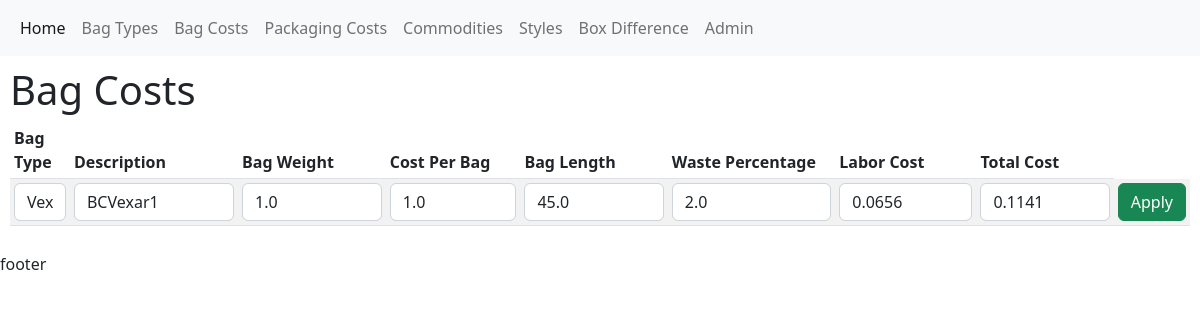
The app's page /updateBagCostEntry/cb9f8a849c5e4f8e812f8c3ff1ab9215 with its own data.
### charge/models.py (models this page shows, shortened)
class BagType(models.Model):
    id = models.UUIDField(primary_key=True, default=uuid.uuid4, unique=True, editable=False)
    bagType = models.CharField(max_length=50, null=True)
    description = models.TextField(null=True)
    miscCharges = models.FloatField(default=0, null=False)
    def __str__(self) -> str:
        return self.bagType

class BagCost(models.Model):
    id = models.UUIDField(primary_key=True, default=uuid.uuid4, unique=True, editable=False)
    bagType = models.ForeignKey(BagType, on_delete=models.CASCADE, default=1)
    description = models.TextField(null=True)
    bagWeight = models.FloatField(null=False, default=0)
    costPerBag = models.FloatField(null=False, default=0)
    bagLength = models.FloatField(null=False, default=0)
    wastePercentage = models.FloatField(null=False, default=0)
    laborCost = models.FloatField(null=False, default=0)
    totalCost = models.FloatField(null=False, default=0)

### charge/views.py (the view)
# urls.py: path('updateBagCostEntry/<pk>', views.updateBagCostEntry, name="updateBagCostEntry"),
def updateBagCostEntry(request, pk):
    entry = BagCost.objects.get(id=pk)
    form = BagCostForm(instance=entry)
    if request.method == 'POST':
        form = BagCostForm(request.POST, instance=entry)
        if form.is_valid():
            form.save()
            return redirect('BagCosts')
    ctx = {'form': form}
    return render(request, 'charge/bagCostsForm.html', ctx)

### charge/forms.py
class BagCostForm(ModelForm):
    class Meta:
        model = BagCost
        fields = ['bagType', 'description', 'bagWeight', 'costPerBag', 'bagLength', 'wastePercentage',
        'laborCost', 'totalCost']
        widgets = {
            'description': forms.TextInput(attrs={'class': 'form-control'}),
            'bagWeight': forms.TextInput(attrs={'class': 'form-control'}),
            'costPerBag': forms.TextInput(attrs={'class': 'form-control'}),
            'bagLength': forms.TextInput(attrs={'class': 'form-control'}),
            'wastePercentage': forms.TextInput(attrs={'class': 'form-control'}),
            'laborCost': forms.TextInput(attrs={'class': 'form-control'}),
            'totalCost': forms.TextInput(attrs={'class': 'form-control'}),
        }

### charge/templates/charge/bagCostsForm.html (shortened to what this page needs)
{% extends 'main.html'%}
{% load widget_tweaks %}
{% block content %}
<h1>Bag Costs</h1>
<div class="table-responsive">
<table class="table table-striped table-sm">
    <thead>
        <tr>
            <th>Bag Type</th>
            <th>Description</th>
            <th>Bag Weight</th>
            <th>Cost Per Bag</th>
            <th>Bag Length</th>
            <th>Waste Percentage</th>
            <th>Labor Cost</th>
            <th>Total Cost</th>
        </tr>
    </thead>
    <tr>
        <form action="" method="POST">
            <td>{% render_field form.bagType class="form-control" name="boxType" %}</td>
            <td>{{form.description }}</td>
            <td>{{ form.bagWeight }}</td>
            <td>{{ form.costPerBag }}</td>
            <td>{{ form.bagLength }}</td>
            <td>{{ form.wastePercentage }}</td>
            <td>{{ form.laborCost }}</td>
            <td>{{ form.totalCost }}</td>
            <td><button class="btn btn-success">Apply</button></td>
        </form>
    </tr>
</table>
</div>
{% endblock %}

### records on screen
BagType: bagType "Vexar"
BagCost: description "BCVexar1", bagWeight "1.0", costPerBag "1.0", bagLength "45.0", wastePercentage "2.0", laborCost "0.0656", totalCost "0.1141"
